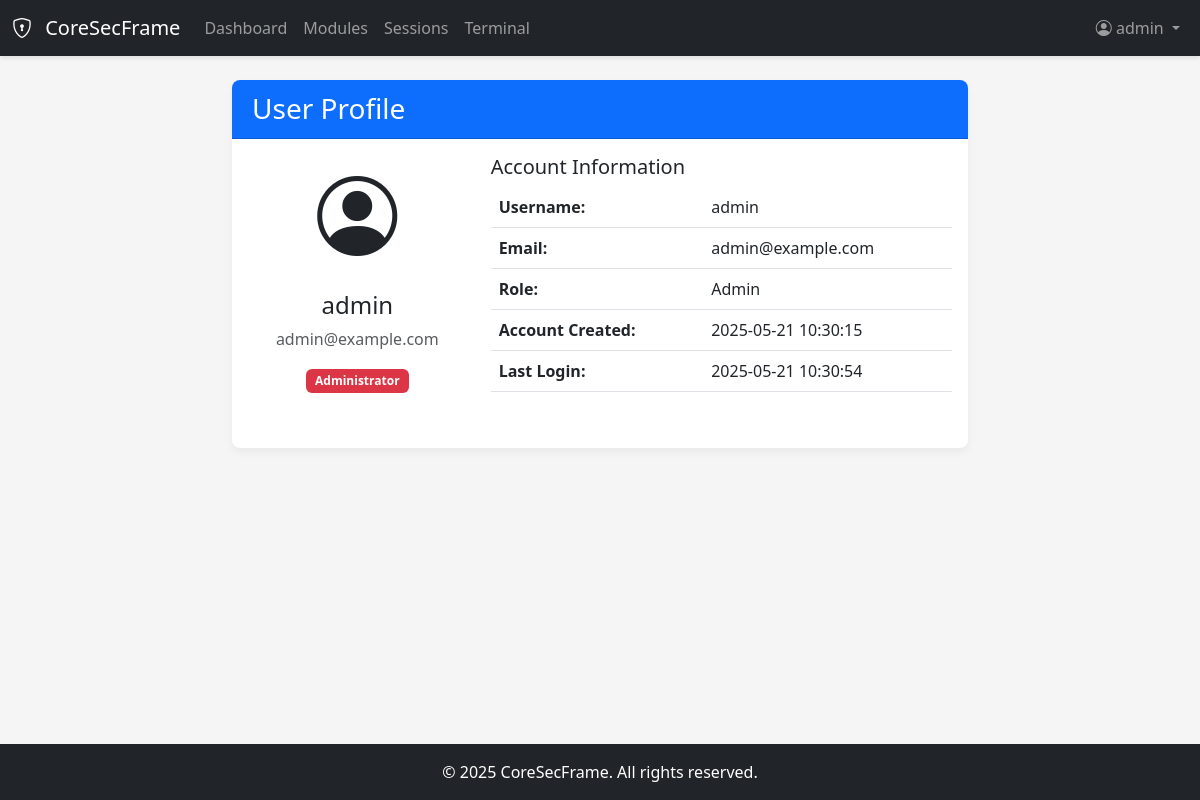
/auth/profile (signed in), run on the app's committed database.
### app/auth/models.py (models this page shows, shortened)
class User(UserMixin, db.Model):
    id = db.Column(db.Integer, primary_key=True)
    username = db.Column(db.String(64), index=True, unique=True)
    email = db.Column(db.String(120), index=True, unique=True)
    password_hash = db.Column(db.String(128))
    role = db.Column(db.String(20), default='user')  # 'admin' or 'user'
    created_at = db.Column(db.DateTime, default=datetime.utcnow)
    last_login = db.Column(db.DateTime, nullable=True)
    def is_admin(self):
        return self.role == 'admin'

### app/auth/routes.py (the view)
@auth_bp.route('/profile')
@login_required
def profile():
    return render_template('auth/profile.html', title='User Profile')

### app/auth/models.py (called while the page is built)
@login_manager.user_loader
def load_user(id):
    return User.query.get(int(id))

### app/templates/auth/profile.html
{% extends "base.html" %}
{% block content %}
<div class="row">
    <div class="col-md-8 offset-md-2">
        <div class="card">
            <div class="card-header bg-primary text-white">
                <h3 class="mb-0">User Profile</h3>
            </div>
            <div class="card-body">
                <div class="row mb-4">
                    <div class="col-md-4 text-center">
                        <div class="mb-3">
                            <i class="bi bi-person-circle" style="font-size: 5rem;"></i>
                        </div>
                        <h4>{{ current_user.username }}</h4>
                        <p class="text-muted">{{ current_user.email }}</p>
                        {% if current_user.is_admin() %}
                        <span class="badge bg-danger">Administrator</span>
                        {% else %}
                        <span class="badge bg-info">User</span>
                        {% endif %}
                    </div>
                    <div class="col-md-8">
                        <h5>Account Information</h5>
                        <table class="table">
                            <tr>
                                <th>Username:</th>
                                <td>{{ current_user.username }}</td>
                            </tr>
                            <tr>
                                <th>Email:</th>
                                <td>{{ current_user.email }}</td>
                            </tr>
                            <tr>
                                <th>Role:</th>
                                <td>{{ current_user.role|title }}</td>
                            </tr>
                            <tr>
                                <th>Account Created:</th>
                                <td>{{ current_user.created_at.strftime('%Y-%m-%d %H:%M:%S') }}</td>
                            </tr>
                            <tr>
                                <th>Last Login:</th>
                                <td>
                                    {% if current_user.last_login %}
                                    {{ current_user.last_login.strftime('%Y-%m-%d %H:%M:%S') }}
                                    {% else %}
                                    N/A
                                    {% endif %}
                                </td>
                            </tr>
                        </table>
                    </div>
                </div>
            </div>
        </div>
    </div>
</div>
{% endblock %}

### app/templates/base.html (shortened to what this page needs)
<!DOCTYPE html>
<html lang="en">
<head>
    <link href="https://cdn.jsdelivr.net/npm/bootstrap@5.3.0-alpha1/dist/css/bootstrap.min.css" rel="stylesheet">
    <link rel="stylesheet" href="https://cdn.jsdelivr.net/npm/bootstrap-icons@1.10.3/font/bootstrap-icons.css">
    <link rel="stylesheet" href="{{ url_for('static', filename='css/styles.css') }}">
</head>
<body class="d-flex flex-column min-vh-100">
    <body class="d-flex flex-column min-vh-100">
        <header>
            <nav class="navbar navbar-expand-lg navbar-dark bg-dark">
                <div class="container-fluid">
                    <a class="navbar-brand" href="{{ url_for('core.index') }}">
                        <i class="bi bi-shield-lock me-2"></i>
                        CoreSecFrame
                    </a>
                    <div class="collapse navbar-collapse" id="navbarNav">
                        <ul class="navbar-nav me-auto">
                            {% if current_user.is_authenticated %}
                            <li class="nav-item">
                                <a class="nav-link" href="{{ url_for('core.dashboard') }}">Dashboard</a>
                            </li>
                            <li class="nav-item">
                                <a class="nav-link" href="{{ url_for('modules.index') }}">Modules</a>
                            </li>
                            <li class="nav-item">
                                <a class="nav-link" href="{{ url_for('sessions.index') }}">Sessions</a>
                            </li>
                            <li class="nav-item">
                                <a class="nav-link" href="{{ url_for('terminal.index') }}">Terminal</a>
                            </li>
                            {% endif %}
                        </ul>
                        <ul class="navbar-nav ms-auto">
                            {% if current_user.is_authenticated %}
                            <li class="nav-item dropdown">
                                <a class="nav-link dropdown-toggle" href="#" id="navbarDropdown" role="button"
                                    data-bs-toggle="dropdown">
                                    <i class="bi bi-person-circle"></i> {{ current_user.username }}
                                </a>
                            </li>
                            {% endif %}
                        </ul>
                    </div>
                </div>
            </nav>
        </header>
        <main class="flex-grow-1">
            <div class="container mt-4">
                {% block content %}{% endblock %}
            </div>
        </main>
        <footer class="bg-dark text-white mt-4 py-3">
            <div class="container text-center">
                <span>&copy; 2025 CoreSecFrame. All rights reserved.</span>
            </div>
        </footer>
    </body>
</html>

### app/static/css/styles.css (style rules this page uses)
:root { --primary-color: #1e88e5; --primary-dark: #1565c0; --primary-light: #64b5f6; --secondary-color: #6c757d; --success-color: #28a745; --danger-color: #dc3545; --warning-color: #ffc107; --info-color: #17a2b8; --dark-color: #343a40; --light-color: #f8f9fa; }
body { min-height: 100vh; display: flex; flex-direction: column; background-color: #f5f5f5; }
main { flex: 1; margin-bottom: 2rem; }
.navbar { box-shadow: 0 2px 5px rgba(0, 0, 0, 0.1); }
.card { border: none; border-radius: 0.5rem; box-shadow: 0 4px 8px rgba(0, 0, 0, 0.05); margin-bottom: 1.5rem; }
.card-header { border-radius: 0.5rem 0.5rem 0 0 !important; padding: 0.75rem 1.25rem; font-weight: bold; }
.badge { padding: 0.5em 0.75em; }

### data on the page
User: username "admin", email "admin@example.com", role "Admin", created_at "2025-05-21 10:30:15", last_login "2025-05-21 10:30:54"
